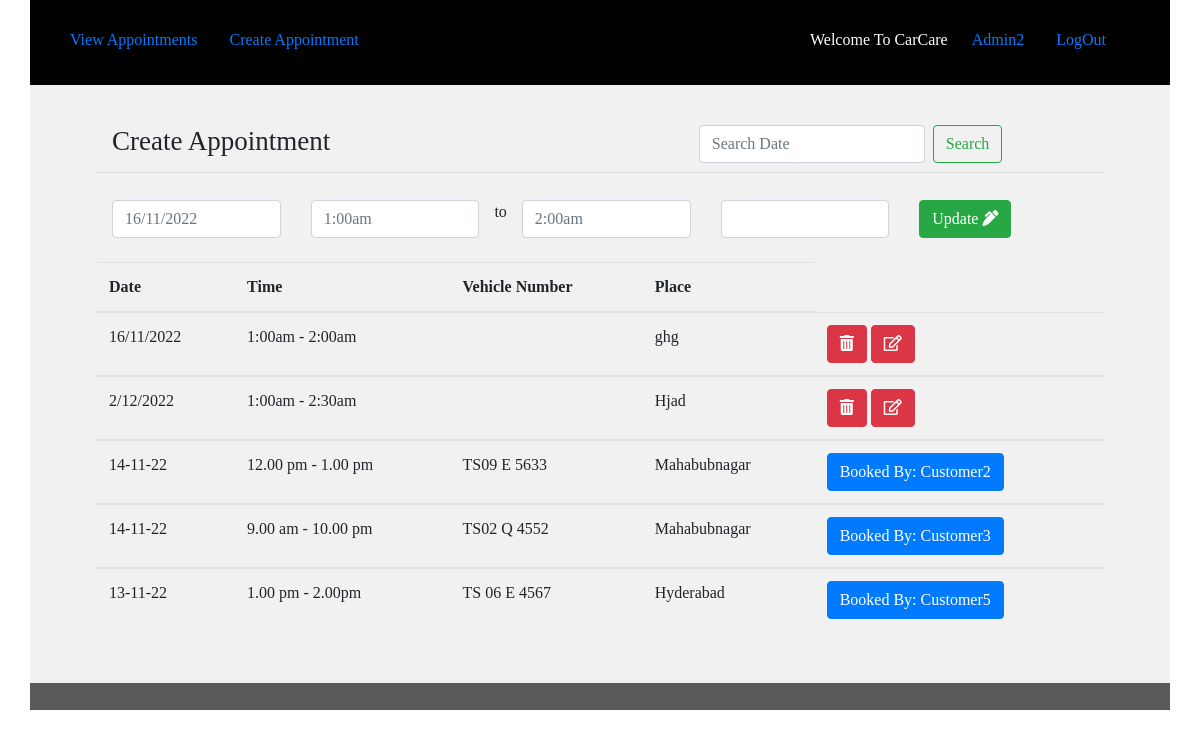
The app's page /teacher/create_appointment/update/17/ (signed in), older data.
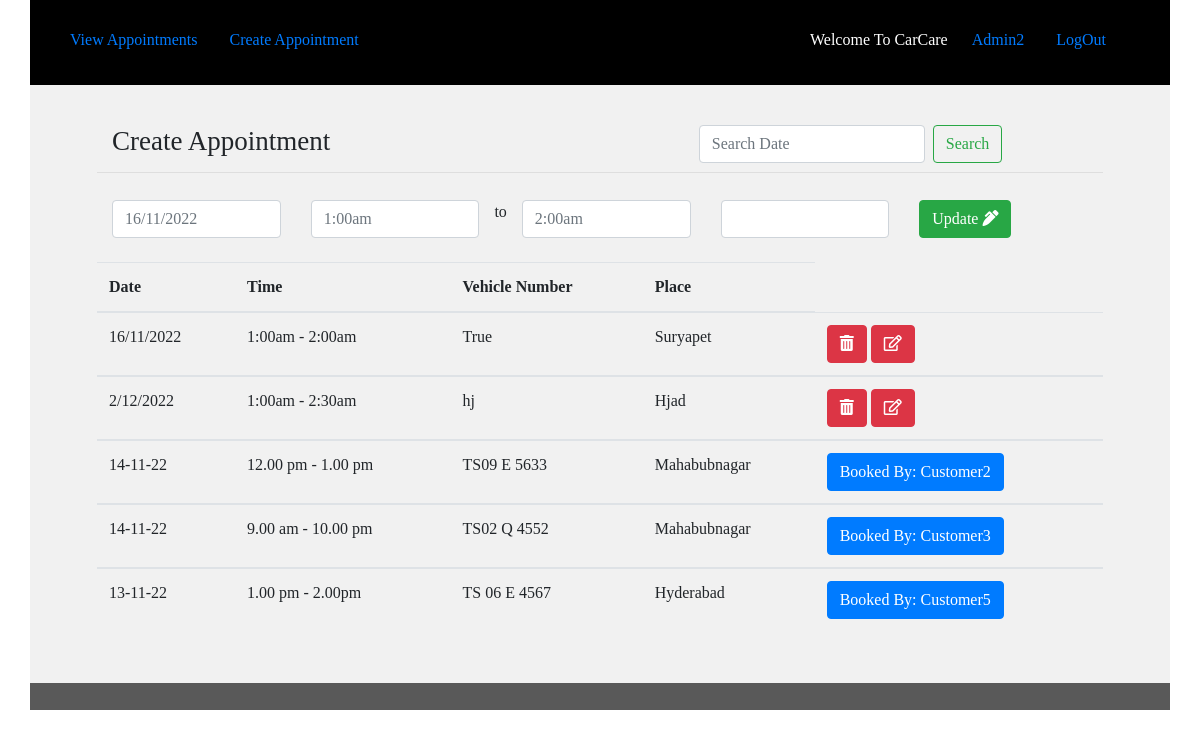
The same page, newer data.
### adminapp/models.py (models this page shows, shortened)
class Appointment(models.Model):
	user=models.ForeignKey(settings.AUTH_USER_MODEL,blank=True, null=True,on_delete=models.DO_NOTHING)
	date=models.CharField(max_length=50)
	time_start=models.CharField(max_length=50)
	time_end=models.CharField(max_length=50)
	vechilenum=models.CharField(max_length=50)
	appointment_with=models.CharField(max_length=50,blank=True)
	update_time=models.DateField(auto_now=True, auto_now_add=False)
	frist_time=models.DateField(auto_now=False, auto_now_add=True)
	place = models.CharField(max_length=61)

### adminapp/views.py (the view)
# urls.py: path('create_appointment/update/<int:id>/', teacher_appointment_update,name='teacher_appointment_update'),
def teacher_appointment_update(request,id):
	group_name=Group.objects.all().filter(user = request.user)# get logget user grouped name
	group_name=str(group_name[0]) # convert to string
	if "Admin" == group_name:
		user_name=request.user.get_username()#Getting Username
		appointment_list = Appointment.objects.all().order_by("-id").filter(user=request.user)
		q=request.GET.get("q") #search start
		if q:
			appointment_list=appointment_list.filter(date__icontains=q)
		else:
			appointment_list = appointment_list #search end
		single_appointment=ingle_appointment= Appointment.objects.get(id=id)
		form = AppointmentForm(request.POST or None, instance=single_appointment)
		if form.is_valid():
			    saving=form.save(commit=False)
			    saving.user=request.user
			    saving.save()
			    messages.success(request, 'Post Created Sucessfully')
			    return redirect('http://127.0.0.1:8000/teacher/create_appointment/')
		appointments= {
		    "query": appointment_list,
		    "user_name":user_name,
		    "form":form,
		}
		return render(request, 'admin_appointment_update.html', appointments )
	else:
		return redirect('http://127.0.0.1:8000/')

### adminapp/forms.py
class AppointmentForm(forms.ModelForm):
	class Meta:
		model=Appointment
		fields=[
		    "date",
		    "time_start",
		    "time_end",
		    "place",
		    "appointment_with"
		]

### templates/admin_appointment_update.html (shortened to what this page needs)
{% extends 'common_admin.html' %}
{% block common_admin %}
   <div class="student">
           <div class="container">
          <div class="row min-height">
              <div class="col-sm-12">
                            <div class="row main_boder">
                                <div class="col-sm-7">
                                     <h3 class="appointmnet_list">Create Appointment</h3>
                                </div>
                                <div class="col-sm-5">
                                      <form class="form-inline my-2 my-lg-0" method="GET" action="">
                                          <input class="form-control mr-sm-2" type="text" name="q" placeholder="Search Date" placeholder="Search With Name" aria-label="Search">
                                          <button class="btn btn-outline-success my-2 my-sm-0" type="submit" value="Search">Search</button>
                                       </form>
                                </div>
                            </div>
                          <form method="POST" action="">{% csrf_token %}
                               <div class="row" id="datepairExample">
                                  <div class="col">
                                    <input type="text" class="form-control date start"  name="{{form.date.name}}" required id="id_{{form.date.name}}" placeholder="{{form.date.value}}">
                                  </div>
                                  <div class="col">
                                    <input type="text" class="form-control time start" name="{{form.time_start.name}}" required id="id_{{form.time_start.name}}" required placeholder="{{form.time_start.value}}">
                                  </div> to
                                  <div class="col">
                                    <input type="text" class="form-control time end" name="{{form.time_end.name}}" required id="id_{{form.time_end.name}}" required placeholder="{{form.time_end.value}}">
                                  </div>
                                  <div class="col">
                                    <input type="text" class="form-control" name="{{form.room_number.name}}" required id="id_{{form.room_number.name}}" required placeholder="{{form.room_number.value}}">
                                  </div>
                                  <div class="col">
                                    <button type="submit" class="btn btn-success">Update <i class="fas fa-pen-alt"></i></button>
                                  </div>
                                </div>
                             </form>
                             <br>
      </div>
                             <table class="table">
                                       <thead>
                                        <tr>
                                            <th scope="col">Date</th>
                                            <th scope="col">Time</th>
                                            <th scope="col">Vehicle Number</th>
                                            <th scope="col">Place</th>
                                        </tr>
                                      </thead>{% for appoint in query %}
                                      {% if appoint.appointment_with != '' %}
                                      <tbody>
                                        <tr>
                                          <td>{{appoint.date}}</td>
                                          <td>{{appoint.time_start}} - {{appoint.time_end}}</td>
                                          <td>{{appoint.vechilenum}}</td>
                                            <td>{{appoint.place}}</td>
                                          <td><button title="Already booked, Not editable" type="button" class="btn btn-primary">Booked By: {{appoint.appointment_with}}</button></td>
                                        </tr>
                                      </tbody>{% endif %}
                                      {% if appoint.appointment_with == '' %}
                                      <tbody>
                                        <tr>
                                          <td>{{appoint.date}}</td>
                                          <td>{{appoint.time_start}} - {{appoint.time_end}}</td>
                                          <td>{{appoint.vechilenum}}</td>
                                            <td>{{appoint.place}}</td>
                                          <td><a href='{% url "appointment_delete" id=appoint.id %}'><button type="submit" class="btn btn-danger"><i class="fas fa-trash-alt"></i></button></a> <a href='{% url "teacher_appointment_update" id=appoint.id %}'><button type="submit" class="btn btn-danger"><i class="far fa-edit"></i></button></a></td>
                                        </tr>
                                      </tbody>{% endif %}
                                      {% endfor %}
                              </table>
              </div>
          </div>
      </div>
      <div class="footer">
           <div class="container">
          <div class="row">
              <div class="col-sm-12">
              </div>
          </div>
      </div>
      </div>
{% endblock common_admin %}

### templates/common_admin.html
{% extends 'common.html' %}
{% block body %}
   <div class="container ">
   	<div class="row studnet_nav">
   	             <div class="col-sm-8">
						     <ul class="nav nav-pills">
								  <li class="nav-item">
								    <a class="nav-link" href='{% url "teacher_home"%}'>View Appointments</a>
								  </li>
								  <li class="nav-item">
								    <a class="nav-link" href='{% url "teacher_appointment_list"%}'>Create Appointment</a>
								  </li>
							  </ul>
                  </div>
                 <div class="col-sm-4">
					     <ul class="nav nav-pills">
							  <li class="nav-item">
							    <p>Welcome To CarCare </p>
							  </li>
							  <li class="nav-item">
							    <a class="nav-link" href="#">{{user_name}}</a>
							  </li>
							  <li class="nav-item">
							    <a class="nav-link" href='{% url "logout"%}'>LogOut</a>
							  </li>
						  </ul>
	       		 </div>
	  </div>
    </div>
    {% block common_admin %}
    {% endblock common_admin %}
{% endblock %}

### templates/common.html (shortened to what this page needs)
{% load static %}
<!DOCTYPE html>
<html>
<head>
	<link rel="stylesheet" href="https://stackpath.bootstrapcdn.com/bootstrap/4.1.3/css/bootstrap.min.css">
    <link rel="stylesheet" href="https://use.fontawesome.com/releases/v5.3.1/css/all.css">
    <link rel="stylesheet" type="text/css" href="{% static 'css/style.css' %}">
	<link rel="stylesheet" type="text/css" href="{% static 'date/jquery.timepicker.css' %}" />
	<link rel="stylesheet" type="text/css" href="{% static 'date/bootstrap-datepicker.css' %}"/>
</head>
<body class="login">
	    {% block body %}
	    {% endblock %}
</body>
</html>

### static/css/style.css (style rules this page uses)
.login { height: 723px; }
.row.studnet_nav { background: hsl(0, 0%, 16%); PADDING: 5PX; }
.row.studnet_nav { background: black; color: white; padding: 9px; padding-top: 20px; }
h3.appointmnet_list { padding: 19px 0px 10px 0px; font-weight: normal; font-size: 27px; }
.student .row { background: #f1f1f1; }
body { font-family: cursive;!important }
.footer .row { background: #595959; text-align: center; font-size: 14px; color: white; padding: 13px; }
li.nav-item p { padding: 8px; }
h3.appointmnet_list { padding: 19px 0px 6px 0px; margin-bottom: 27px; font-weight: normal; font-size: 27px; }
.min-height h3.appointmnet_list { padding: 0px 0px 6px 0px; margin-bottom: 9px; font-weight: normal; font-size: 27px; }
.row.min-height { background: #f1f1f1; padding: 20px 67px 36px 67px; }
.row.main_boder { margin-bottom: 27px; border-bottom: 1px solid #00000014; }
.row.min-height { background: #f1f1f1; padding: 40px 67px 36px 67px; min-height: 591px; }
.main_boder { border-bottom: 1px solid #00000014; }

Row changes from the older to the newer data that the page shows:
changed Appointment "2:00am": vechilenum (not shown) → "True"; place "ghg" → "Suryapet"
changed Appointment "2:30am": vechilenum (not shown) → "hj"
